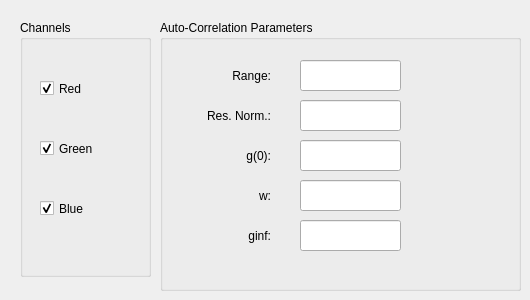
      <widget class="QWidget" name="autoCorrelationTab">
       <attribute name="title">
        <string>Auto-Correlation</string>
       </attribute>
       <widget class="QGroupBox" name="autoChannelsGroup">
        <property name="geometry">
         <rect>
          <x>20</x>
          <y>20</y>
          <width>131</width>
          <height>257</height>
         </rect>
        </property>
        <property name="title">
         <string>Channels</string>
        </property>
        <widget class="QCheckBox" name="redCheckbox">
         <property name="geometry">
          <rect>
           <x>20</x>
           <y>60</y>
           <width>70</width>
           <height>17</height>
          </rect>
         </property>
         <property name="text">
          <string>Red</string>
         </property>
         <property name="checked">
          <bool>true</bool>
         </property>
        </widget>
        <widget class="QCheckBox" name="greenCheckbox">
         <property name="geometry">
          <rect>
           <x>20</x>
           <y>120</y>
           <width>70</width>
           <height>17</height>
          </rect>
         </property>
         <property name="text">
          <string>Green</string>
         </property>
         <property name="checked">
          <bool>true</bool>
         </property>
        </widget>
        <widget class="QCheckBox" name="blueCheckbox">
         <property name="geometry">
          <rect>
           <x>20</x>
           <y>180</y>
           <width>70</width>
           <height>17</height>
          </rect>
         </property>
         <property name="text">
          <string>Blue</string>
         </property>
         <property name="checked">
          <bool>true</bool>
         </property>
        </widget>
       </widget>
       <widget class="QGroupBox" name="autoGroup">
        <property name="geometry">
         <rect>
          <x>160</x>
          <y>20</y>
          <width>361</width>
          <height>271</height>
         </rect>
        </property>
        <property name="title">
         <string>Auto-Correlation Parameters</string>
        </property>
        <property name="flat">
         <bool>false</bool>
        </property>
        <property name="checkable">
         <bool>false</bool>
        </property>
        <widget class="QLabel" name="autoRange">
         <property name="geometry">
          <rect>
           <x>20</x>
           <y>40</y>
           <width>91</width>
           <height>31</height>
          </rect>
         </property>
         <property name="text">
          <string>Range:</string>
         </property>
         <property name="alignment">
          <set>Qt::AlignRight|Qt::AlignTrailing|Qt::AlignVCenter</set>
         </property>
        </widget>
        <widget class="QLabel" name="autoResNorm">
         <property name="geometry">
          <rect>
           <x>20</x>
           <y>80</y>
           <width>91</width>
           <height>31</height>
          </rect>
         </property>
         <property name="text">
          <string>Res. Norm.:</string>
         </property>
         <property name="alignment">
          <set>Qt::AlignRight|Qt::AlignTrailing|Qt::AlignVCenter</set>
         </property>
        </widget>
        <widget class="QLabel" name="autoG0">
         <property name="geometry">
          <rect>
           <x>20</x>
           <y>120</y>
           <width>91</width>
           <height>31</height>
          </rect>
         </property>
         <property name="text">
          <string>g(0):</string>
         </property>
         <property name="alignment">
          <set>Qt::AlignRight|Qt::AlignTrailing|Qt::AlignVCenter</set>
         </property>
        </widget>
        <widget class="QLabel" name="autoW">
         <property name="geometry">
          <rect>
           <x>20</x>
           <y>160</y>
           <width>91</width>
           <height>31</height>
          </rect>
         </property>
         <property name="text">
          <string>w:</string>
         </property>
         <property name="alignment">
          <set>Qt::AlignRight|Qt::AlignTrailing|Qt::AlignVCenter</set>
         </property>
        </widget>
        <widget class="QLabel" name="autoGinf">
         <property name="geometry">
          <rect>
           <x>20</x>
           <y>200</y>
           <width>91</width>
           <height>31</height>
          </rect>
         </property>
         <property name="text">
          <string>ginf:</string>
         </property>
         <property name="alignment">
          <set>Qt::AlignRight|Qt::AlignTrailing|Qt::AlignVCenter</set>
         </property>
        </widget>
        <widget class="QLineEdit" name="autoRangeTextbox">
         <property name="geometry">
          <rect>
           <x>140</x>
           <y>40</y>
           <width>101</width>
           <height>31</height>
          </rect>
         </property>
        </widget>
        <widget class="QLineEdit" name="autoResNormTextbox">
         <property name="geometry">
          <rect>
           <x>140</x>
           <y>80</y>
           <width>101</width>
           <height>31</height>
          </rect>
         </property>
        </widget>
        <widget class="QLineEdit" name="autoG0Textbox">
         <property name="geometry">
          <rect>
           <x>140</x>
           <y>120</y>
           <width>101</width>
           <height>31</height>
          </rect>
         </property>
        </widget>
        <widget class="QLineEdit" name="autoWTextbox">
         <property name="geometry">
          <rect>
           <x>140</x>
           <y>160</y>
           <width>101</width>
           <height>31</height>
          </rect>
         </property>
        </widget>
        <widget class="QLineEdit" name="autoGinfTextbox">
         <property name="geometry">
          <rect>
           <x>140</x>
           <y>200</y>
           <width>101</width>
           <height>31</height>
          </rect>
         </property>
        </widget>
       </widget>
      </widget>
